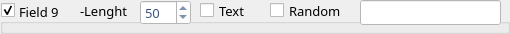
           <widget class="QGroupBox" name="gbFFG_8">
            <property name="enabled">
             <bool>true</bool>
            </property>
            <property name="minimumSize">
             <size>
              <width>200</width>
              <height>25</height>
             </size>
            </property>
            <property name="font">
             <font>
              <family>Sans Serif</family>
              <pointsize>10</pointsize>
              <weight>9</weight>
              <italic>false</italic>
              <bold>false</bold>
             </font>
            </property>
            <property name="title">
             <string>Field 9</string>
            </property>
            <property name="alignment">
             <set>Qt::AlignBottom|Qt::AlignLeading|Qt::AlignLeft</set>
            </property>
            <property name="flat">
             <bool>true</bool>
            </property>
            <property name="checkable">
             <bool>true</bool>
            </property>
            <widget class="QSpinBox" name="sbxFFG_8">
             <property name="enabled">
              <bool>true</bool>
             </property>
             <property name="geometry">
              <rect>
               <x>140</x>
               <y>0</y>
               <width>51</width>
               <height>25</height>
              </rect>
             </property>
             <property name="styleSheet">
              <string notr="true">background-color: rgb(255, 255, 255);
color: rgb(57, 84, 127);</string>
             </property>
             <property name="minimum">
              <number>1</number>
             </property>
             <property name="maximum">
              <number>255</number>
             </property>
             <property name="value">
              <number>50</number>
             </property>
            </widget>
            <widget class="QLineEdit" name="txtFFG_8">
             <property name="enabled">
              <bool>false</bool>
             </property>
             <property name="geometry">
              <rect>
               <x>360</x>
               <y>0</y>
               <width>141</width>
               <height>25</height>
              </rect>
             </property>
             <property name="styleSheet">
              <string notr="true">background-color: rgb(255, 255, 255);
color: rgb(57, 84, 127);</string>
             </property>
             <property name="inputMask">
              <string/>
             </property>
             <property name="text">
              <string/>
             </property>
             <property name="maxLength">
              <number>32767</number>
             </property>
             <property name="alignment">
              <set>Qt::AlignCenter</set>
             </property>
            </widget>
            <widget class="QLabel" name="labFFG_8">
             <property name="geometry">
              <rect>
               <x>80</x>
               <y>0</y>
               <width>51</width>
               <height>21</height>
              </rect>
             </property>
             <property name="text">
              <string>-Lenght</string>
             </property>
            </widget>
            <widget class="QCheckBox" name="cbxFFG_RANDOM_8">
             <property name="geometry">
              <rect>
               <x>270</x>
               <y>0</y>
               <width>81</width>
               <height>21</height>
              </rect>
             </property>
             <property name="cursor">
              <cursorShape>PointingHandCursor</cursorShape>
             </property>
             <property name="text">
              <string>Random</string>
             </property>
            </widget>
            <widget class="QCheckBox" name="cbxFFG_TEXT_8">
             <property name="geometry">
              <rect>
               <x>200</x>
               <y>0</y>
               <width>61</width>
               <height>21</height>
              </rect>
             </property>
             <property name="cursor">
              <cursorShape>PointingHandCursor</cursorShape>
             </property>
             <property name="text">
              <string>Text</string>
             </property>
            </widget>
           </widget>
